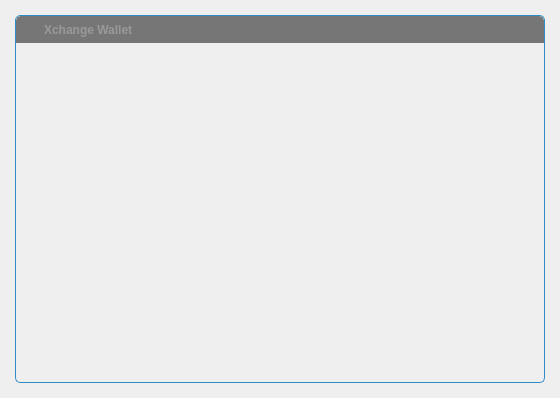
<?xml version="1.0" encoding="UTF-8"?>
<ui version="4.0">
 <class>FramelessWindow</class>
 <widget class="QWidget" name="FramelessWindow">
  <property name="geometry">
   <rect>
    <x>0</x>
    <y>0</y>
    <width>560</width>
    <height>398</height>
   </rect>
  </property>
  <property name="windowTitle">
   <string/>
  </property>
  <property name="autoFillBackground">
   <bool>false</bool>
  </property>
  <layout class="QVBoxLayout" name="verticalLayout_2">
   <property name="spacing">
    <number>0</number>
   </property>
   <property name="leftMargin">
    <number>15</number>
   </property>
   <property name="topMargin">
    <number>15</number>
   </property>
   <property name="rightMargin">
    <number>15</number>
   </property>
   <property name="bottomMargin">
    <number>15</number>
   </property>
   <item>
    <widget class="QWidget" name="windowFrame" native="true">
     <property name="autoFillBackground">
      <bool>false</bool>
     </property>
     <property name="styleSheet">
      <string notr="true">#windowFrame{border:1px solid palette(highlight); border-radius:5px 5px 5px 5px; background-color:palette(Window);}</string>
     </property>
     <layout class="QVBoxLayout" name="verticalLayout">
      <property name="spacing">
       <number>0</number>
      </property>
      <property name="leftMargin">
       <number>1</number>
      </property>
      <property name="topMargin">
       <number>1</number>
      </property>
      <property name="rightMargin">
       <number>1</number>
      </property>
      <property name="bottomMargin">
       <number>1</number>
      </property>
      <item>
       <widget class="WindowDragger" name="windowTitlebar" native="true">
        <property name="sizePolicy">
         <sizepolicy hsizetype="Preferred" vsizetype="Fixed">
          <horstretch>0</horstretch>
          <verstretch>0</verstretch>
         </sizepolicy>
        </property>
        <property name="minimumSize">
         <size>
          <width>0</width>
          <height>0</height>
         </size>
        </property>
        <property name="autoFillBackground">
         <bool>false</bool>
        </property>
        <property name="styleSheet">
         <string notr="true">#windowTitlebar{border: 0px none palette(base); border-top-left-radius:5px; border-top-right-radius:5px; background-color:palette(shadow); height:20px;}</string>
        </property>
        <layout class="QHBoxLayout" name="horizontalLayout" stretch="0,0,1,0,0,0,0">
         <property name="spacing">
          <number>0</number>
         </property>
         <property name="leftMargin">
          <number>0</number>
         </property>
         <property name="topMargin">
          <number>0</number>
         </property>
         <property name="rightMargin">
          <number>0</number>
         </property>
         <property name="bottomMargin">
          <number>0</number>
         </property>
         <item>
          <widget class="QLabel" name="spacer">
           <property name="minimumSize">
            <size>
             <width>4</width>
             <height>0</height>
            </size>
           </property>
           <property name="maximumSize">
            <size>
             <width>4</width>
             <height>16777215</height>
            </size>
           </property>
          </widget>
         </item>
         <item>
          <widget class="QLabel" name="icon">
           <property name="minimumSize">
            <size>
             <width>16</width>
             <height>16</height>
            </size>
           </property>
           <property name="maximumSize">
            <size>
             <width>16</width>
             <height>16</height>
            </size>
           </property>
           <property name="contextMenuPolicy">
            <enum>Qt::NoContextMenu</enum>
           </property>
           <property name="styleSheet">
            <string notr="true">#icon {background-color:palette(shadow);}</string>
           </property>
          </widget>
         </item>
         <item>
          <widget class="QLabel" name="titleText">
           <property name="font">
            <font>
             <weight>75</weight>
             <bold>true</bold>
            </font>
           </property>
           <property name="styleSheet">
            <string notr="true">  padding-left:5px;
  color:rgb(153,153,153);</string>
           </property>
           <property name="text">
            <string>Xchange Wallet</string>
           </property>
           <property name="alignment">
            <set>Qt::AlignLeading|Qt::AlignLeft|Qt::AlignVCenter</set>
           </property>
          </widget>
         </item>
         <item>
          <widget class="QToolButton" name="minimizeButton">
           <property name="font">
            <font>
             <weight>75</weight>
             <bold>true</bold>
            </font>
           </property>
           <property name="styleSheet">
            <string notr="true">#minimizeButton{
  background-color:none;
  border:none;
  width:16px;
  height:16px;
  padding:4px;
  image:url(:/icons/icon_window_minimize.png);
}
#minimizeButton:hover{
  background-color:palette(alternate-base);
}
#minimizeButton:pressed{
  background-color:palette(highlight);
}</string>
           </property>
           <property name="text">
            <string/>
           </property>
          </widget>
         </item>
         <item>
          <widget class="QToolButton" name="restoreButton">
           <property name="styleSheet">
            <string notr="true">#restoreButton{
  background-color:none;
  border:none;
  width:16px;
  height:16px;
  padding:4px;
  image:url(:/icons/icon_window_restore.png);
}
#restoreButton:hover{
  background-color:palette(alternate-base);
}
#restoreButton:pressed{
  background-color:palette(highlight);
}</string>
           </property>
           <property name="text">
            <string/>
           </property>
          </widget>
         </item>
         <item>
          <widget class="QToolButton" name="maximizeButton">
           <property name="styleSheet">
            <string notr="true">#maximizeButton{
  background-color:none;
  border:none;
  width:16px;
  height:16px;
  padding:4px;
  image:url(:/icons/icon_window_maximize.png);
}
#maximizeButton:hover{
  background-color:palette(alternate-base);
}
##maximizeButton:pressed{
  background-color:palette(highlight);
}</string>
           </property>
           <property name="text">
            <string/>
           </property>
          </widget>
         </item>
         <item>
          <widget class="QToolButton" name="closeButton">
           <property name="font">
            <font>
             <weight>75</weight>
             <bold>true</bold>
            </font>
           </property>
           <property name="styleSheet">
            <string notr="true">#closeButton{
  background-color:none;
  border:none;
  width:16px;
  height:16px;
  padding:4px;
  image:url(:/icons/icon_window_close.png);
  border-top-right-radius: 5px;
}
#closeButton:hover{
  background-color:palette(alternate-base);
}
##closeButton:pressed{
  background-color:palette(highlight);
}</string>
           </property>
          </widget>
         </item>
        </layout>
       </widget>
      </item>
      <item>
       <widget class="QWidget" name="windowContent" native="true">
        <property name="autoFillBackground">
         <bool>false</bool>
        </property>
        <property name="styleSheet">
         <string notr="true">#windowContent{
  border: 0px none palette(base);
  border-radius:0px 0px 5px 5px;
}</string>
        </property>
       </widget>
      </item>
     </layout>
    </widget>
   </item>
  </layout>
 </widget>
 <layoutdefault spacing="6" margin="11"/>
 <customwidgets>
  <customwidget>
   <class>WindowDragger</class>
   <extends>QWidget</extends>
   <header>windowdragger.h</header>
   <container>1</container>
  </customwidget>
 </customwidgets>
 <resources/>
 <connections/>
</ui>
